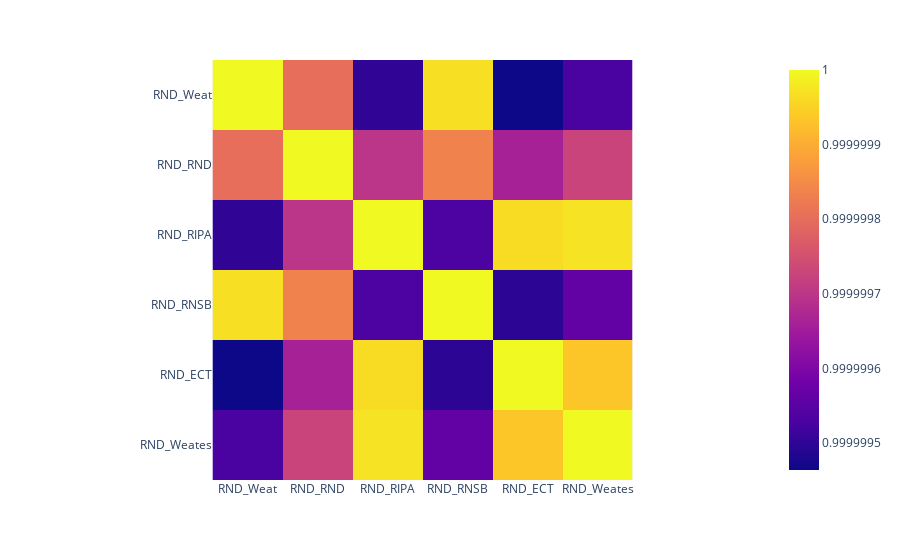

Notebook code cell kept with this figure:
### Code cell
fig = px.imshow(p_values_rnd.astype(float))
fig.show()

### Figure 1 — Plotly figure (JSON) as saved in the notebook; plotly's stock layout.template omitted (floating-point values rounded to 4 significant figures)
{"data": [{"coloraxis": "coloraxis", "hovertemplate": "x: %{x}<br>y: %{y}<br>color: %{z}<extra></extra>", "name": "0", "type": "heatmap", "x": ["RND_Weat", "RND_RND", "RND_RIPA", "RND_RNSB", "RND_ECT", "RND_Weates"], "xaxis": "x", "y": ["RND_Weat", "RND_RND", "RND_RIPA", "RND_RNSB", "RND_ECT", "RND_Weates"], "yaxis": "y", "z": [[1, 1.0, 1.0, 1.0, 1.0, 1.0], [1.0, 1, 1.0, 1.0, 1.0, 1.0], [1.0, 1.0, 1, 1.0, 1.0, 1.0], [1.0, 1.0, 1.0, 1, 1.0, 1.0], [1.0, 1.0, 1.0, 1.0, 1, 1.0], [1.0, 1.0, 1.0, 1.0, 1.0, 1]]}], "layout": {"coloraxis": {"colorscale": [[0, "#0d0887"], [0.1111, "#46039f"], [0.2222, "#7201a8"], [0.3333, "#9c179e"], [0.4444, "#bd3786"], [0.5556, "#d8576b"], [0.6667, "#ed7953"], [0.7778, "#fb9f3a"], [0.8889, "#fdca26"], [1, "#f0f921"]]}, "margin": {"t": 60}, "xaxis": {"anchor": "y", "constrain": "domain", "domain": [0, 1], "scaleanchor": "y"}, "yaxis": {"anchor": "x", "autorange": "reversed", "constrain": "domain", "domain": [0, 1]}}}
